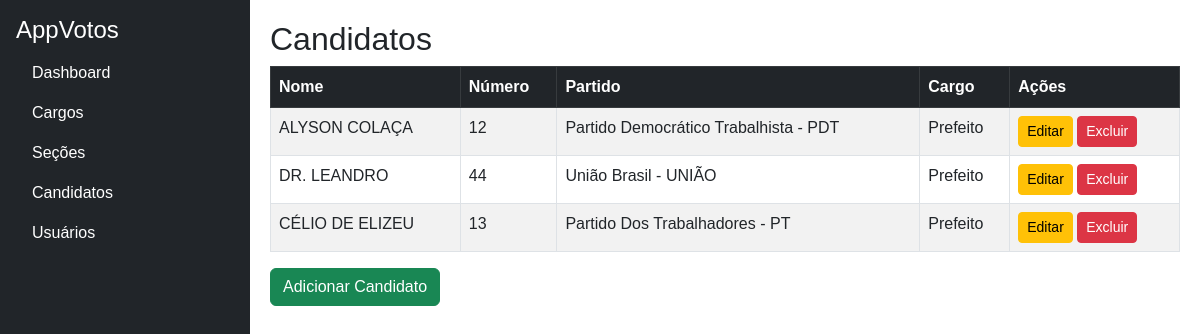
Page /candidatos/ on the committed database.
### votacao/models.py (models this page shows, shortened)
class Candidato(models.Model):
    nome = models.CharField(max_length=100)
    numero = models.IntegerField(unique=True)
    foto = models.ImageField(upload_to='fotos_candidatos/')
    partido = models.CharField(max_length=50)
    cargo = models.ForeignKey(Cargo, on_delete=models.CASCADE)

class Cargo(models.Model):
    cargo = models.CharField(max_length=50)

### votacao/views.py (the view)
# urls.py: path('candidatos/', views.candidato_list, name='candidato_list'),
def candidato_list(request):
    candidatos = Candidato.objects.all()
    return render(request, 'votacao/candidato_list.html', {'candidatos': candidatos})

### votacao/templates/votacao/candidato_list.html
{% extends "votacao/base_generic.html" %}
{% block content %}
  <h2>Candidatos</h2>
  {% if candidatos %}
    <table class="table table-striped table-bordered">
      <thead class="table-dark">
        <tr>
          <th>Nome</th>
          <th>Número</th>
          <th>Partido</th>
          <th>Cargo</th>
          <th>Ações</th>
        </tr>
      </thead>
      <tbody>
        {% for candidato in candidatos %}
          <tr>
            <td>{{ candidato.nome }}</td>
            <td>{{ candidato.numero }}</td>
            <td>{{ candidato.partido }}</td>
            <td>{{ candidato.cargo.cargo }}</td>
            <td>
              <a href="{% url 'candidato_update' candidato.id %}" class="btn btn-sm btn-warning">Editar</a>
              <a href="{% url 'candidato_delete' candidato.id %}" class="btn btn-sm btn-danger">Excluir</a>
            </td>
          </tr>
        {% endfor %}
      </tbody>
    </table>
  {% else %}
    <p class="alert alert-info">Não existem candidatos cadastrados.</p>
  {% endif %}
  <a href="{% url 'candidato_create' %}" class="btn btn-success">Adicionar Candidato</a>
{% endblock %}

### votacao/templates/votacao/base_generic.html (style rules this page uses)
body { font-family: Arial, sans-serif; }

### rows in the picture
Candidato: nome "ALYSON COLAÇA", numero "12", partido "Partido Democrático Trabalhista - PDT", cargo.cargo "Prefeito"
Candidato: nome "DR. LEANDRO", numero "44", partido "União Brasil - UNIÃO", cargo.cargo "Prefeito"
Candidato: nome "CÉLIO DE ELIZEU", numero "13", partido "Partido Dos Trabalhadores - PT", cargo.cargo "Prefeito"
